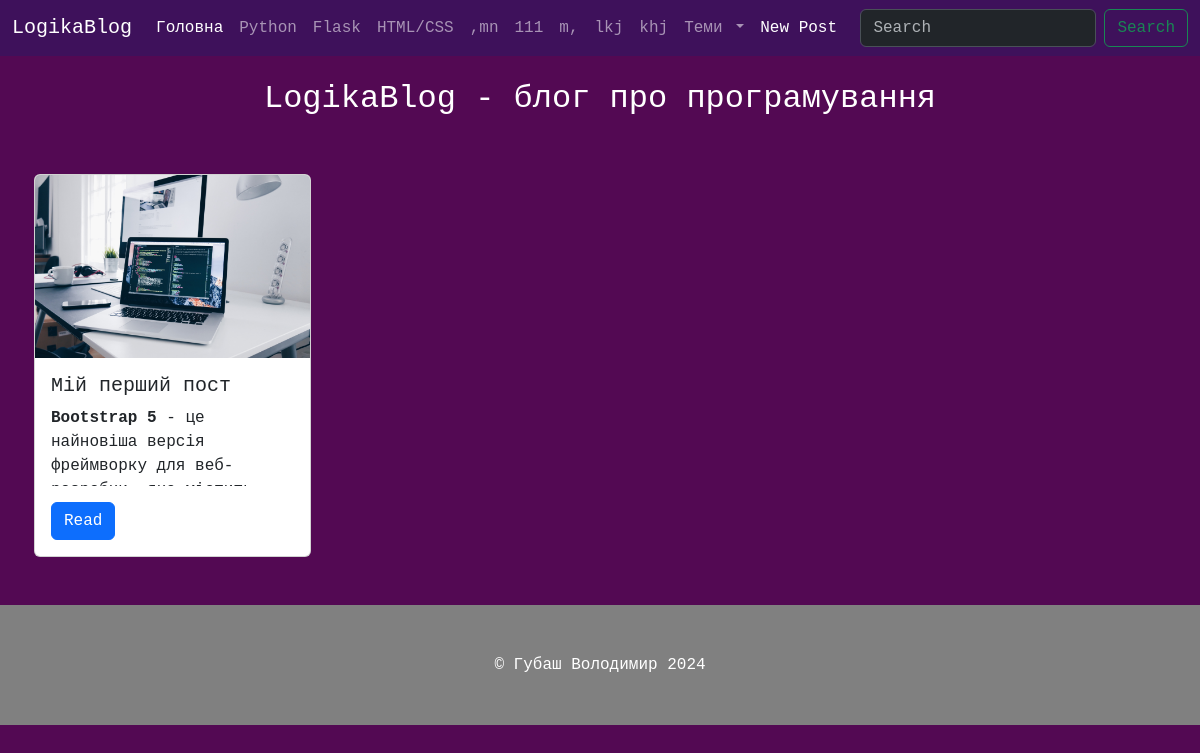
The page /category/3 on the database its author committed.
### tables this page shows
CREATE TABLE "categories" (
	"id"	INTEGER,
	"title"	TEXT NOT NULL,
	PRIMARY KEY("id" AUTOINCREMENT)
);

CREATE TABLE "posts" (
	"id"	INTEGER,
	"category_id"	INTEGER,
	"title"	TEXT NOT NULL,
	"text"	TEXT,
	"image"	TEXT,
	"created"	TEXT DEFAULT CURRENT_TIMESTAMP,
	FOREIGN KEY("category_id") REFERENCES "categories"("id"),
	PRIMARY KEY("id" AUTOINCREMENT)
);

### app.py (the view)
@app.route("/category/<category_id>")
def posts_by_category(category_id):
    categories = db.get_all_categories()
    posts = db.get_all_posts_by_category(int(category_id))
    return render_template("category_post.html",categories = categories,posts = posts)

### sql_queries.py (called while the page is built)
    def open(self):
        self.conn = sqlite3.connect(self.dbname)
        self.cursor = self.conn.cursor()

    def close(self):
        self.cursor.close()
        self.conn.close()

    def get_all_posts_by_category(self,category_id):
        self.open()
        self.cursor.execute("SELECT * FROM posts WHERE category_id=?", [category_id])
        data = self.cursor.fetchall()
        self.close()
        return data

    def get_all_categories(self):
        self.open()
        self.cursor.execute("SELECT * FROM categories")
        data = self.cursor.fetchall()
        self.close()
        return data

### templates/category_post.html
{% extends 'base.html' %}
 {% block content %}
<h2 class='my-4 text-center'>LogikaBlog - блог про програмування</h2>
  <div class="container my-5">
    <div class="row row-cols-1 row-cols-md-2 row-cols-lg-3 row-cols-xl-4">
      {% for post in posts %}
      <div class="col g-2">
        {% include 'post_card.html' %}
      </div>
      {% endfor %}
    </div>
  </div>
{% endblock content %}

### templates/menu.html (shortened to what this page needs)
<nav class="navbar navbar-expand-lg" data-bs-theme="dark" style="background-color: #3e115b;">
    <div class="container-fluid">
      <a class="navbar-brand" href="{{ url_for('index') }}">LogikaBlog</a>
      <div class="collapse navbar-collapse" id="navbarSupportedContent">
        <ul class="navbar-nav me-auto mb-2 mb-lg-0">
          <li class="nav-item">
            <a class="nav-link active" aria-current="page" href="{{ url_for('index') }}">Головна</a>
          </li>
          {% for category in categories %}
          <li class="nav-item">
            <a class="nav-link" href="{{ url_for('posts_by_category', category_id=category[0] ) }}">{{category[1]}}</a>
          </li>
          {% endfor %}
          <li class="nav-item dropdown">
            <a class="nav-link dropdown-toggle" href="#" role="button" data-bs-toggle="dropdown" aria-expanded="false">
              Теми
            </a>
          </li>
          <li class="nav-item">
            <a class="nav-link active" aria-current="page" href="{{ url_for('newpost') }}">New Post</a>
          </li>
        </ul>
        <form class="d-flex" role="search">
          <input class="form-control me-2" type="search" placeholder="Search" aria-label="Search">
          <button class="btn btn-outline-success" type="submit">Search</button>
        </form>
      </div>
    </div>
  </nav>

### templates/post_card.html
<div class="card" style="max-width: 25rem;">
  {% if post[4] %}
  <img src="{{ url_for('static', filename='img/'+post[4]) }}" class="card-img-top" alt="...">
  {% else %}
  <img src="{{ url_for('static', filename='img/1.jpg') }}" class="card-img-top" alt="...">
  {% endif %}
    <div class="card-body">
      <h5 class="card-title">{{post[2]}}</h5>
      <p class="card-text overflow-y-hidden"style="height: 5rem;">{{post[3] | safe}}</p>
      <a href="{{ url_for('post', post_id=post[0])}}" class="btn btn-primary">Read</a>
    </div>
  </div>

### static/style.css (style rules this page uses)
body { background: #530953; color: white; font-family: "source Code Pro", monospace; }

### rows shown on the page
categories: title "Python"
categories: title "Flask"
categories: title "HTML/CSS"
categories: title ",mn"
categories: title "111"
categories: title "m,"
categories: title "lkj"
categories: title "khj"
posts: title "Мій перший пост", text "Bootstrap 5 - це найновіша версія фреймворку для…"
